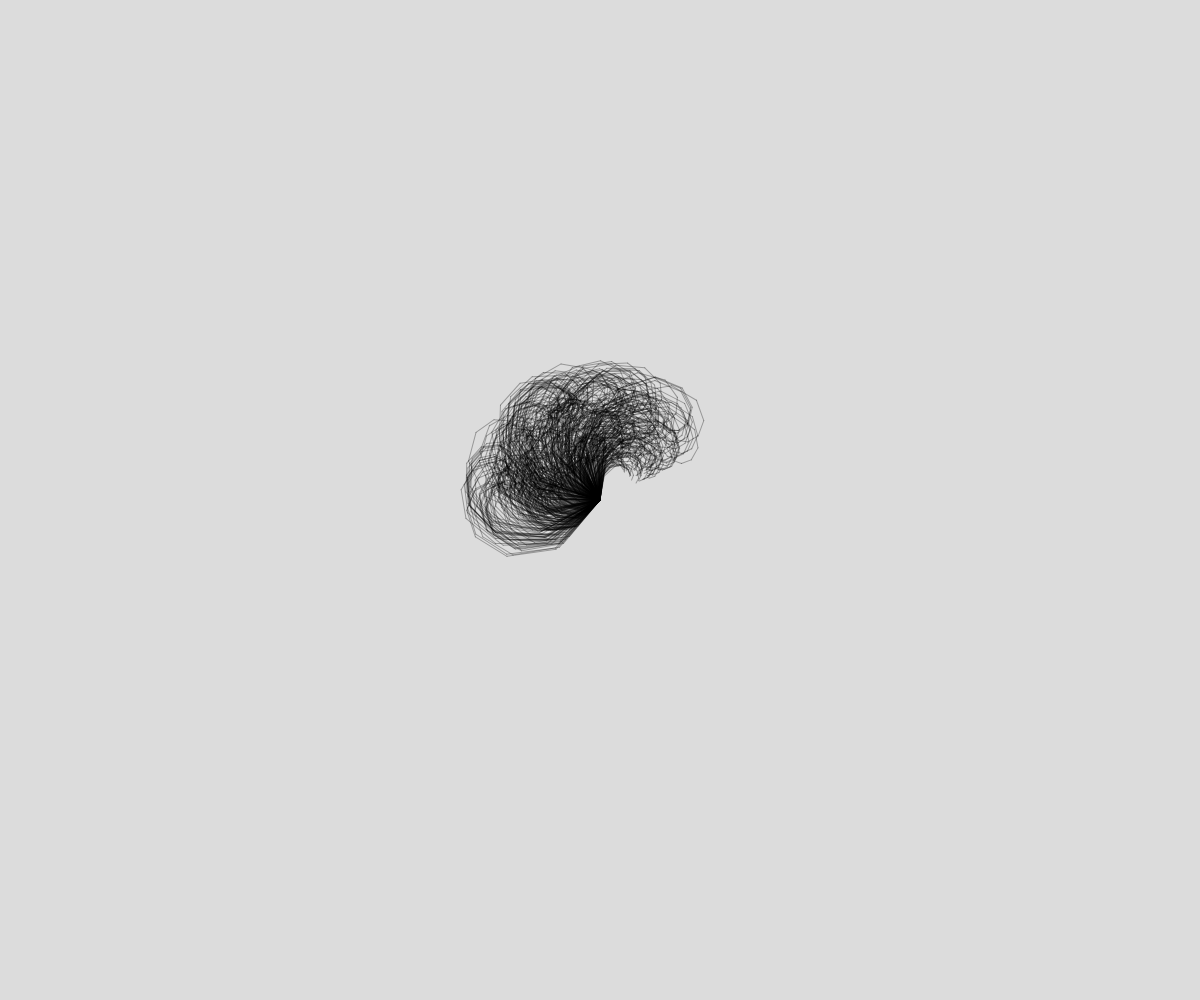
Frame 1 (no input)
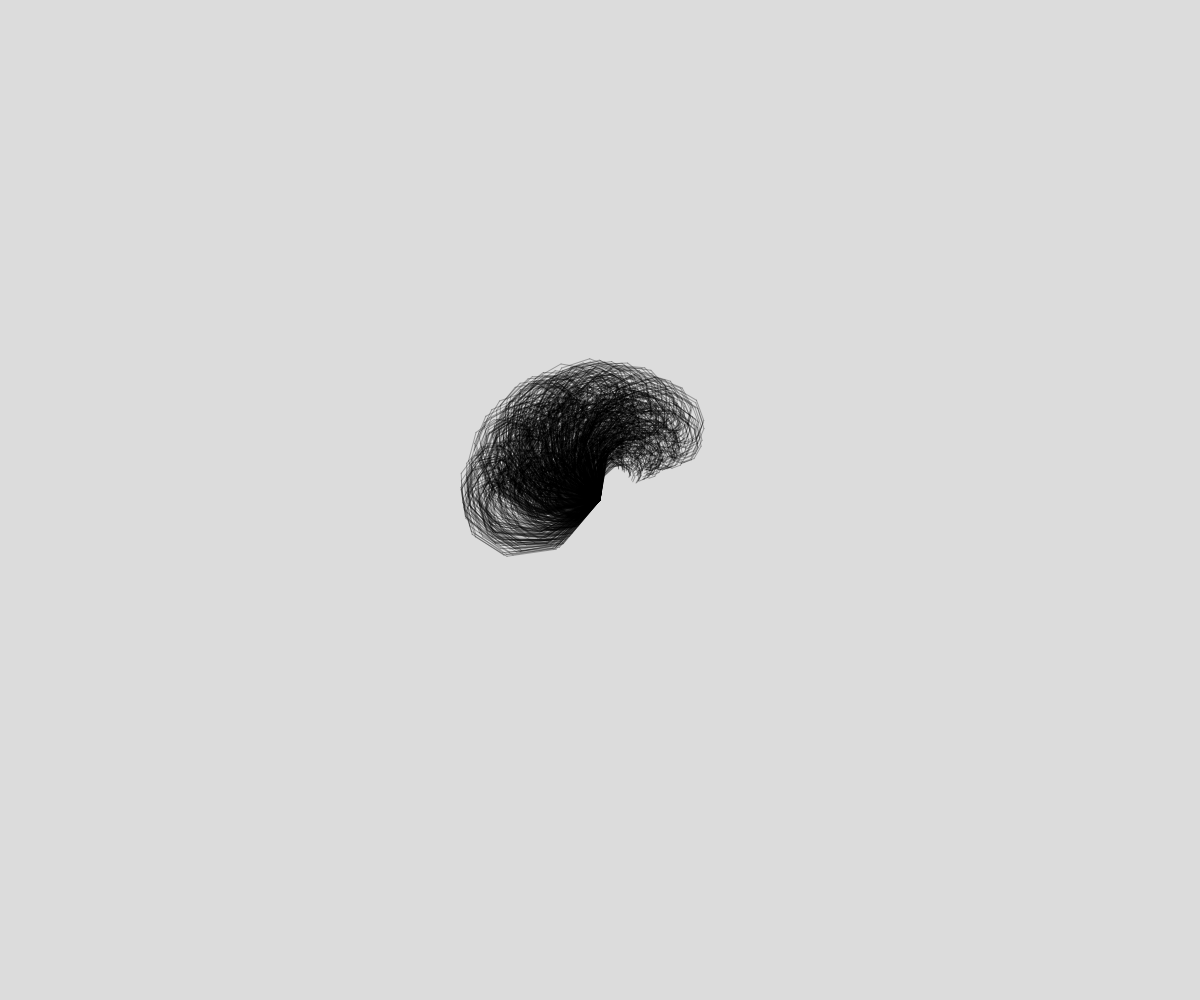
Frame 2 (the mouse pressed at the canvas centre, redrawn once)

The p5.js sketch that drew these frames (run headless with seeded random() and noise() and a simulated clock; the mouse was pressed at the canvas centre and the sketch redrawn once):

// p5.js sketch
// ── sketch.js
// Project Title
// Your Name
// Date
//
// Extra for Experts:
// - describe what you did to take this project "above and beyond"


function setup() {
  createCanvas(windowWidth, windowHeight);
  noLoop(); //just for now
  background(220);
  angleMode(DEGREES);
  stroke(0, 80);
}

function draw() {
  translate(width/2, height/2);
  for(let i =0; i < 500; i ++) {
    randomElement(random(20, 70)); 
  }
}

function randomElement(currentLen) {
  //create one irregular line using
  //retate transformations
  push();  //isolate the coordinate transformations
  rotate(random(150));
  while(currentLen > 5){
    rotate(random(40, 40));
    line(0,0,0, currentLen);
    translate(0, currentLen);
    currentLen *= 0.75

  }
  pop();

}
